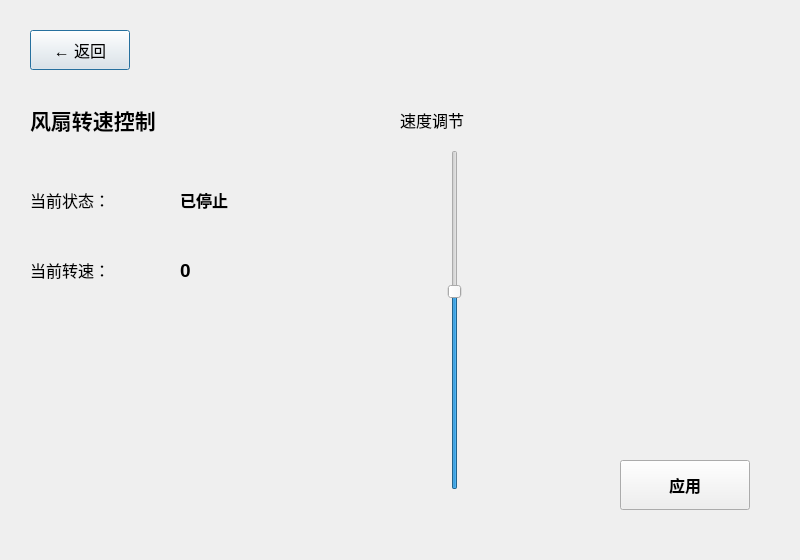
<?xml version="1.0" encoding="UTF-8"?>
<ui version="4.0">
 <class>fanDialog</class>
 <widget class="QDialog" name="fanDialog">
  <property name="geometry">
   <rect>
    <x>0</x>
    <y>0</y>
    <width>800</width>
    <height>560</height>
   </rect>
  </property>
  <property name="windowTitle">
   <string>风扇控制</string>
  </property>
  <widget class="QPushButton" name="backbtn">
   <property name="geometry">
    <rect>
     <x>30</x>
     <y>30</y>
     <width>100</width>
     <height>40</height>
    </rect>
   </property>
   <property name="font">
    <font>
     <pointsize>12</pointsize>
    </font>
   </property>
   <property name="text">
    <string>← 返回</string>
   </property>
  </widget>
  <widget class="QLabel" name="label_title">
   <property name="geometry">
    <rect>
     <x>30</x>
     <y>100</y>
     <width>200</width>
     <height>40</height>
    </rect>
   </property>
   <property name="font">
    <font>
     <pointsize>16</pointsize>
     <weight>75</weight>
     <bold>true</bold>
    </font>
   </property>
   <property name="text">
    <string>风扇转速控制</string>
   </property>
  </widget>
  <widget class="QLabel" name="label_state">
   <property name="geometry">
    <rect>
     <x>30</x>
     <y>180</y>
     <width>150</width>
     <height>40</height>
    </rect>
   </property>
   <property name="font">
    <font>
     <pointsize>12</pointsize>
    </font>
   </property>
   <property name="text">
    <string>当前状态：</string>
   </property>
  </widget>
  <widget class="QLabel" name="fanstate">
   <property name="geometry">
    <rect>
     <x>180</x>
     <y>180</y>
     <width>150</width>
     <height>40</height>
    </rect>
   </property>
   <property name="font">
    <font>
     <pointsize>12</pointsize>
     <weight>75</weight>
     <bold>true</bold>
    </font>
   </property>
   <property name="text">
    <string>已停止</string>
   </property>
  </widget>
  <widget class="QLabel" name="label_speed">
   <property name="geometry">
    <rect>
     <x>30</x>
     <y>250</y>
     <width>150</width>
     <height>40</height>
    </rect>
   </property>
   <property name="font">
    <font>
     <pointsize>12</pointsize>
    </font>
   </property>
   <property name="text">
    <string>当前转速：</string>
   </property>
  </widget>
  <widget class="QLabel" name="fanspeed">
   <property name="geometry">
    <rect>
     <x>180</x>
     <y>250</y>
     <width>150</width>
     <height>40</height>
    </rect>
   </property>
   <property name="font">
    <font>
     <pointsize>14</pointsize>
     <weight>75</weight>
     <bold>true</bold>
    </font>
   </property>
   <property name="text">
    <string>0</string>
   </property>
  </widget>
  <widget class="QLabel" name="label_slider">
   <property name="geometry">
    <rect>
     <x>400</x>
     <y>100</y>
     <width>100</width>
     <height>40</height>
    </rect>
   </property>
   <property name="font">
    <font>
     <pointsize>12</pointsize>
    </font>
   </property>
   <property name="text">
    <string>速度调节</string>
   </property>
  </widget>
  <widget class="QSlider" name="verticalSlider">
   <property name="geometry">
    <rect>
     <x>430</x>
     <y>150</y>
     <width>50</width>
     <height>340</height>
    </rect>
   </property>
   <property name="minimum">
    <number>0</number>
   </property>
   <property name="maximum">
    <number>255</number>
   </property>
   <property name="value">
    <number>150</number>
   </property>
   <property name="orientation">
    <enum>Qt::Vertical</enum>
   </property>
  </widget>
  <widget class="QPushButton" name="commitbtn">
   <property name="geometry">
    <rect>
     <x>620</x>
     <y>460</y>
     <width>130</width>
     <height>50</height>
    </rect>
   </property>
   <property name="font">
    <font>
     <pointsize>12</pointsize>
     <weight>75</weight>
     <bold>true</bold>
    </font>
   </property>
   <property name="text">
    <string>应用</string>
   </property>
  </widget>
 </widget>
 <resources/>
 <connections/>
</ui>
